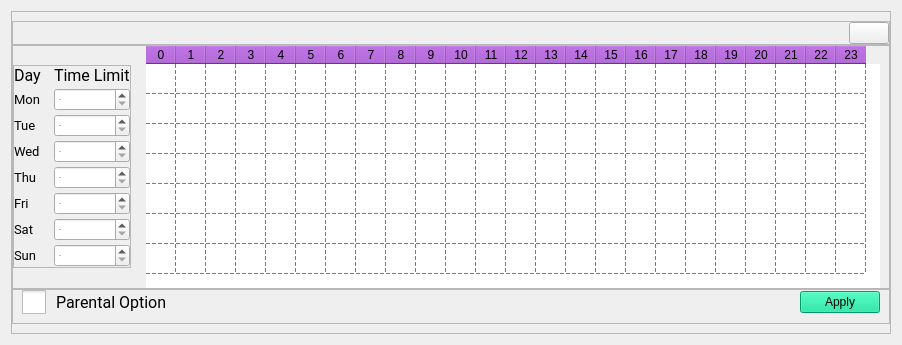
         <widget class="QWidget" name="ParentalControl">
          <layout class="QVBoxLayout" name="verticalLayout_5">
           <property name="spacing">
            <number>0</number>
           </property>
           <item>
            <widget class="QFrame" name="UsetimeFame_2">
             <property name="frameShape">
              <enum>QFrame::StyledPanel</enum>
             </property>
             <property name="frameShadow">
              <enum>QFrame::Raised</enum>
             </property>
             <layout class="QVBoxLayout" name="verticalLayout_10">
              <property name="spacing">
               <number>0</number>
              </property>
              <property name="leftMargin">
               <number>0</number>
              </property>
              <property name="rightMargin">
               <number>0</number>
              </property>
              <item>
               <widget class="QFrame" name="frame_10">
                <property name="sizePolicy">
                 <sizepolicy hsizetype="Preferred" vsizetype="Fixed">
                  <horstretch>0</horstretch>
                  <verstretch>0</verstretch>
                 </sizepolicy>
                </property>
                <property name="frameShape">
                 <enum>QFrame::StyledPanel</enum>
                </property>
                <property name="frameShadow">
                 <enum>QFrame::Raised</enum>
                </property>
                <layout class="QHBoxLayout" name="horizontalLayout_14">
                 <property name="spacing">
                  <number>0</number>
                 </property>
                 <property name="leftMargin">
                  <number>0</number>
                 </property>
                 <property name="topMargin">
                  <number>0</number>
                 </property>
                 <property name="rightMargin">
                  <number>0</number>
                 </property>
                 <property name="bottomMargin">
                  <number>0</number>
                 </property>
                 <item>
                  <widget class="QLabel" name="table_lbl">
                   <property name="sizePolicy">
                    <sizepolicy hsizetype="Preferred" vsizetype="Fixed">
                     <horstretch>0</horstretch>
                     <verstretch>0</verstretch>
                    </sizepolicy>
                   </property>
                   <property name="text">
                    <string/>
                   </property>
                   <property name="pixmap">
                    <pixmap resource="resource.qrc">:/icon/access-title-resize.png</pixmap>
                   </property>
                   <property name="scaledContents">
                    <bool>false</bool>
                   </property>
                  </widget>
                 </item>
                 <item alignment="Qt::AlignRight">
                  <widget class="QPushButton" name="parental_setting_btn">
                   <property name="text">
                    <string/>
                   </property>
                   <property name="icon">
                    <iconset resource="resource.qrc">
                     <normaloff>:/icon/icons8-control-48.png</normaloff>:/icon/icons8-control-48.png</iconset>
                   </property>
                   <property name="iconSize">
                    <size>
                     <width>30</width>
                     <height>30</height>
                    </size>
                   </property>
                  </widget>
                 </item>
                </layout>
               </widget>
              </item>
              <item>
               <widget class="QFrame" name="frame_13">
                <property name="sizePolicy">
                 <sizepolicy hsizetype="Preferred" vsizetype="Fixed">
                  <horstretch>0</horstretch>
                  <verstretch>0</verstretch>
                 </sizepolicy>
                </property>
                <property name="frameShape">
                 <enum>QFrame::StyledPanel</enum>
                </property>
                <property name="frameShadow">
                 <enum>QFrame::Raised</enum>
                </property>
                <layout class="QHBoxLayout" name="horizontalLayout_20">
                 <property name="spacing">
                  <number>15</number>
                 </property>
                 <property name="leftMargin">
                  <number>0</number>
                 </property>
                 <property name="topMargin">
                  <number>0</number>
                 </property>
                 <property name="bottomMargin">
                  <number>0</number>
                 </property>
                 <item>
                  <widget class="QFrame" name="frame_14">
                   <property name="sizePolicy">
                    <sizepolicy hsizetype="Fixed" vsizetype="Fixed">
                     <horstretch>0</horstretch>
                     <verstretch>0</verstretch>
                    </sizepolicy>
                   </property>
                   <property name="font">
                    <font>
                     <family>Roboto</family>
                     <pointsize>1</pointsize>
                    </font>
                   </property>
                   <property name="styleSheet">
                    <string notr="true"/>
                   </property>
                   <property name="frameShape">
                    <enum>QFrame::StyledPanel</enum>
                   </property>
                   <property name="frameShadow">
                    <enum>QFrame::Raised</enum>
                   </property>
                   <layout class="QGridLayout" name="gridLayout_2">
                    <property name="leftMargin">
                     <number>0</number>
                    </property>
                    <property name="topMargin">
                     <number>0</number>
                    </property>
                    <property name="rightMargin">
                     <number>0</number>
                    </property>
                    <property name="bottomMargin">
                     <number>0</number>
                    </property>
                    <property name="horizontalSpacing">
                     <number>13</number>
                    </property>
                    <property name="verticalSpacing">
                     <number>3</number>
                    </property>
                    <item row="6" column="0">
                     <widget class="QLabel" name="label_8">
                      <property name="font">
                       <font>
                        <family>Roboto</family>
                        <pointsize>10</pointsize>
                       </font>
                      </property>
                      <property name="text">
                       <string>Sat</string>
                      </property>
                     </widget>
                    </item>
                    <item row="3" column="1">
                     <widget class="QDoubleSpinBox" name="wed_box"/>
                    </item>
                    <item row="7" column="0">
                     <widget class="QLabel" name="label_9">
                      <property name="font">
                       <font>
                        <family>Roboto</family>
                        <pointsize>10</pointsize>
                       </font>
                      </property>
                      <property name="text">
                       <string>Sun</string>
                      </property>
                     </widget>
                    </item>
                    <item row="0" column="0">
                     <widget class="QLabel" name="label_10">
                      <property name="font">
                       <font>
                        <family>Roboto</family>
                        <pointsize>12</pointsize>
                       </font>
                      </property>
                      <property name="text">
                       <string>Day</string>
                      </property>
                     </widget>
                    </item>
                    <item row="5" column="0">
                     <widget class="QLabel" name="label_7">
                      <property name="font">
                       <font>
                        <family>Roboto</family>
                        <pointsize>10</pointsize>
                       </font>
                      </property>
                      <property name="text">
                       <string>Fri</string>
                      </property>
                     </widget>
                    </item>
                    <item row="1" column="1">
                     <widget class="QDoubleSpinBox" name="mon_box"/>
                    </item>
                    <item row="6" column="1">
                     <widget class="QDoubleSpinBox" name="sat_box"/>
                    </item>
                    <item row="7" column="1">
                     <widget class="QDoubleSpinBox" name="sun_box"/>
                    </item>
                    <item row="1" column="0">
                     <widget class="QLabel" name="label">
                      <property name="font">
                       <font>
                        <family>Roboto</family>
                        <pointsize>10</pointsize>
                       </font>
                      </property>
                      <property name="text">
                       <string>Mon</string>
                      </property>
                     </widget>
                    </item>
                    <item row="4" column="0">
                     <widget class="QLabel" name="label_5">
                      <property name="font">
                       <font>
                        <family>Roboto</family>
                        <pointsize>10</pointsize>
                       </font>
                      </property>
                      <property name="text">
                       <string>Thu</string>
                      </property>
                     </widget>
                    </item>
                    <item row="2" column="1">
                     <widget class="QDoubleSpinBox" name="tue_box"/>
                    </item>
                    <item row="3" column="0">
                     <widget class="QLabel" name="label_4">
                      <property name="font">
                       <font>
                        <family>Roboto</family>
                        <pointsize>10</pointsize>
                       </font>
                      </property>
                      <property name="text">
                       <string>Wed</string>
                      </property>
                     </widget>
                    </item>
                    <item row="2" column="0">
                     <widget class="QLabel" name="label_2">
                      <property name="font">
                       <font>
                        <family>Roboto</family>
                        <pointsize>10</pointsize>
                       </font>
                      </property>
                      <property name="text">
                       <string>Tue</string>
                      </property>
                     </widget>
                    </item>
                    <item row="5" column="1">
                     <widget class="QDoubleSpinBox" name="fri_box"/>
                    </item>
                    <item row="0" column="1">
                     <widget class="QLabel" name="label_11">
                      <property name="font">
                       <font>
                        <family>Roboto</family>
                        <pointsize>12</pointsize>
                       </font>
                      </property>
                      <property name="text">
                       <string>Time Limit</string>
                      </property>
                     </widget>
                    </item>
                    <item row="4" column="1">
                     <widget class="QDoubleSpinBox" name="thu_box"/>
                    </item>
                   </layout>
                  </widget>
                 </item>
                 <item>
                  <widget class="QTableWidget" name="usetime_table">
                   <property name="sizePolicy">
                    <sizepolicy hsizetype="Fixed" vsizetype="Fixed">
                     <horstretch>0</horstretch>
                     <verstretch>0</verstretch>
                    </sizepolicy>
                   </property>
                   <property name="styleSheet">
                    <string notr="true">QTableWidget { border: none; gridline-color: #956a9e;
}

QTableWidget QHeaderView::section ,QTableCornerButton::section{
    background-color: #9D43C9;
}</string>
                   </property>
                   <property name="sizeAdjustPolicy">
                    <enum>QAbstractScrollArea::AdjustToContents</enum>
                   </property>
                   <property name="editTriggers">
                    <set>QAbstractItemView::NoEditTriggers</set>
                   </property>
                   <property name="showGrid">
                    <bool>true</bool>
                   </property>
                   <property name="gridStyle">
                    <enum>Qt::DashLine</enum>
                   </property>
                   <attribute name="horizontalHeaderVisible">
                    <bool>true</bool>
                   </attribute>
                   <attribute name="horizontalHeaderMinimumSectionSize">
                    <number>30</number>
                   </attribute>
                   <attribute name="horizontalHeaderDefaultSectionSize">
                    <number>30</number>
                   </attribute>
                   <attribute name="verticalHeaderVisible">
                    <bool>false</bool>
                   </attribute>
                   <row>
                    <property name="text">
                     <string>Mon</string>
                    </property>
                   </row>
                   <row>
                    <property name="text">
                     <string>Tue</string>
                    </property>
                   </row>
                   <row>
                    <property name="text">
                     <string>Wed</string>
                    </property>
                   </row>
                   <row>
                    <property name="text">
                     <string>Thu</string>
                    </property>
                   </row>
                   <row>
                    <property name="text">
                     <string>Fri</string>
                    </property>
                   </row>
                   <row>
                    <property name="text">
                     <string>Sat</string>
                    </property>
                   </row>
                   <row>
                    <property name="text">
                     <string>Sun</string>
                    </property>
                   </row>
                   <column>
                    <property name="text">
                     <string>0</string>
                    </property>
                   </column>
                   <column>
                    <property name="text">
                     <string>1</string>
                    </property>
                   </column>
                   <column>
                    <property name="text">
                     <string>2</string>
                    </property>
                   </column>
                   <column>
                    <property name="text">
                     <string>3</string>
                    </property>
                   </column>
                   <column>
                    <property name="text">
                     <string>4</string>
                    </property>
                   </column>
                   <column>
                    <property name="text">
                     <string>5</string>
                    </property>
                   </column>
                   <column>
                    <property name="text">
                     <string>6</string>
                    </property>
                   </column>
                   <column>
                    <property name="text">
                     <string>7</string>
                    </property>
                   </column>
                   <column>
                    <property name="text">
                     <string>8</string>
                    </property>
                   </column>
                   <column>
                    <property name="text">
                     <string>9</string>
                    </property>
                   </column>
                   <column>
                    <property name="text">
                     <string>10</string>
                    </property>
                   </column>
                   <column>
                    <property name="text">
                     <string>11</string>
                    </property>
                   </column>
                   <column>
                    <property name="text">
                     <string>12</string>
                    </property>
                   </column>
                   <column>
                    <property name="text">
                     <string>13</string>
                    </property>
                   </column>
                   <column>
                    <property name="text">
                     <string>14</string>
                    </property>
                   </column>
                   <column>
                    <property name="text">
                     <string>15</string>
                    </property>
                   </column>
                   <column>
                    <property name="text">
                     <string>16</string>
                    </property>
                   </column>
                   <column>
                    <property name="text">
                     <string>17</string>
                    </property>
                   </column>
                   <column>
                    <property name="text">
                     <string>18</string>
                    </property>
                   </column>
                   <column>
                    <property name="text">
                     <string>19</string>
                    </property>
                   </column>
                   <column>
                    <property name="text">
                     <string>20</string>
                    </property>
                   </column>
                   <column>
                    <property name="text">
                     <string>21</string>
                    </property>
                   </column>
                   <column>
                    <property name="text">
                     <string>22</string>
                    </property>
                   </column>
                   <column>
                    <property name="text">
                     <string>23</string>
                    </property>
                   </column>
                  </widget>
                 </item>
                </layout>
               </widget>
              </item>
              <item>
               <widget class="QFrame" name="frame_5">
                <property name="sizePolicy">
                 <sizepolicy hsizetype="Preferred" vsizetype="Fixed">
                  <horstretch>0</horstretch>
                  <verstretch>0</verstretch>
                 </sizepolicy>
                </property>
                <property name="frameShape">
                 <enum>QFrame::StyledPanel</enum>
                </property>
                <property name="frameShadow">
                 <enum>QFrame::Raised</enum>
                </property>
                <layout class="QHBoxLayout" name="horizontalLayout_11">
                 <property name="topMargin">
                  <number>0</number>
                 </property>
                 <item alignment="Qt::AlignLeft">
                  <widget class="QCheckBox" name="parental_box">
                   <property name="font">
                    <font>
                     <family>Roboto</family>
                     <pointsize>12</pointsize>
                    </font>
                   </property>
                   <property name="styleSheet">
                    <string notr="true">QCheckBox {
    spacing: 10px;
}

QCheckBox::indicator {
    width: 24px;
    height: 24px;
}

QCheckBox::indicator:unchecked {
    image: url(:/icon/icons8-toggle-off-48.png);
}

QCheckBox::indicator:checked {
    image: url(:/icon/icons8-toggle-on-48.png);
}
</string>
                   </property>
                   <property name="text">
                    <string>Parental Option</string>
                   </property>
                  </widget>
                 </item>
                 <item alignment="Qt::AlignRight">
                  <widget class="QPushButton" name="usetime_btn">
                   <property name="styleSheet">
                    <string notr="true">QPushButton {background-color: #00d991;}
QPushButton:hover{background-color: #00fca8;}
QPushButton:pressed{background-color: #00fca8;}</string>
                   </property>
                   <property name="text">
                    <string>Apply</string>
                   </property>
                  </widget>
                 </item>
                </layout>
               </widget>
              </item>
             </layout>
            </widget>
           </item>
          </layout>
         </widget>
